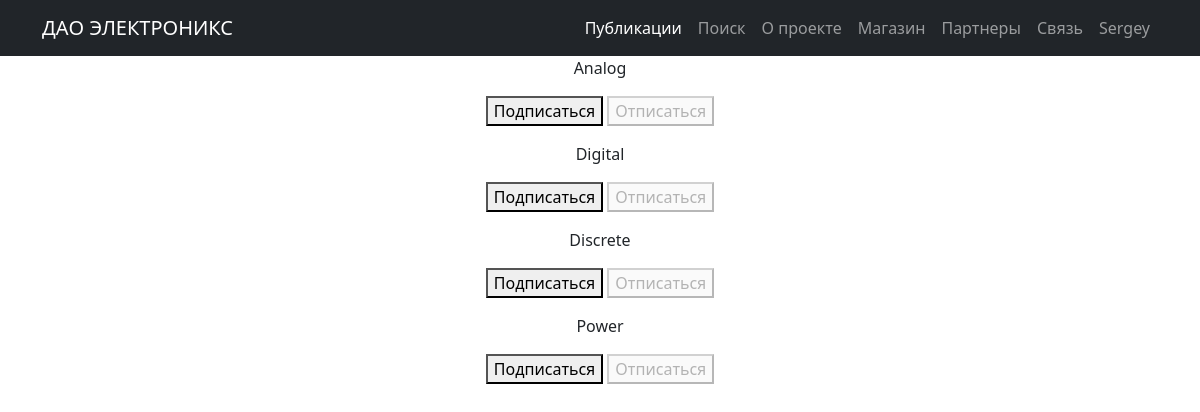
Screenshot of /subscriptions/ (signed in) with the database file from the repository.
### posts/models.py (models this page shows, shortened)
class Category(models.Model):
    name = models.CharField(max_length=64, unique=True)

### posts/views.py (the view, shortened to what this page needs)
# urls.py: path('subscriptions/', subscriptions, name='subscriptions'),
@login_required
@csrf_protect
def subscriptions(request):
    categories_with_subscriptions = Category.objects.annotate(
        user_subscribed=Exists(
            Subscriber.objects.filter(
                user=request.user,
                category=OuterRef('pk'),
            )
        )
    ).order_by('name')
    return render(
        request,
        'subscriptions.html',
        {'categories': categories_with_subscriptions},
    )

### templates/subscriptions.html (shortened to what this page needs)
{% extends 'flatpages/default.html' %}
{% block content %}
    {% for category in categories  %}
        <p>
            {{ category.name }}
            <form method="post">
                {% if category.user_subscribed %}
                    <button disabled>Подписаться</button>
                    <button name="action" value="unsubscribe">Отписаться</button>
                {% else %}
                    <button name="action" value="subscribe">Подписаться</button>
                    <button disabled>Отписаться</button>
                {% endif %}
            </form>
        </p>
    {% endfor %}
{% endblock content %}

### templates/flatpages/default.html (shortened to what this page needs)
<!DOCTYPE html>
<html lang="en">
    <head>
        {% load static %}
        {% load cache %}
        <link href="{% static 'css/styles.css' %}" rel="stylesheet" />
    </head>
    <body>
        {% cache 3600 navbar %}
        <nav class="navbar navbar-expand-lg navbar-dark bg-dark">
            <div class="container">
                <a class="navbar-brand" href="/posts/">ДАО ЭЛЕКТРОНИКС</a>
                <div class="collapse navbar-collapse" id="navbarSupportedContent">
                    <ul class="navbar-nav ms-auto mb-2 mb-lg-0">
                        <li class="nav-item"><a class="nav-link active" aria-current="page" href="/posts/">Публикации</a></li>
                        <li class="nav-item"><a class="nav-link" href="/posts/search">Поиск</a></li>
                        <li class="nav-item"><a class="nav-link" href="/about/">О проекте</a></li>
                        <li class="nav-item"><a class="nav-link" href="/store/">Магазин</a></li>
                        <li class="nav-item"><a class="nav-link" href="/partners/">Партнеры</a></li>
                        <li class="nav-item"><a class="nav-link" href="/contacts/">Связь</a></li>
                        {% if request.user.is_authenticated %}
                            <li class="nav-item"><a class="nav-link" href="/accounts/login/">{{ user.username }}</a></li>
                        {% else %}
                            <li class="nav-item"><a class="nav-link" href="/accounts/login/">Аккаунт - Гость</a></li>
                        {% endif %}
                    </ul>
                </div>
            </div>
        </nav>
        {% endcache %}
        <div class="container">
           <div class="row">
               <div class="col-lg-12 text-center">
                   {% block content %}{% endblock content %}
               </div>
           </div>
        </div>
    </body>
</html>

### rows the page displays
Category: name "Analog", shows "Подписаться"
Category: name "Digital", shows "Подписаться"
Category: name "Discrete", shows "Подписаться"
Category: name "Power", shows "Подписаться"

### other values shown
{{ user.username }} "Sergey"
